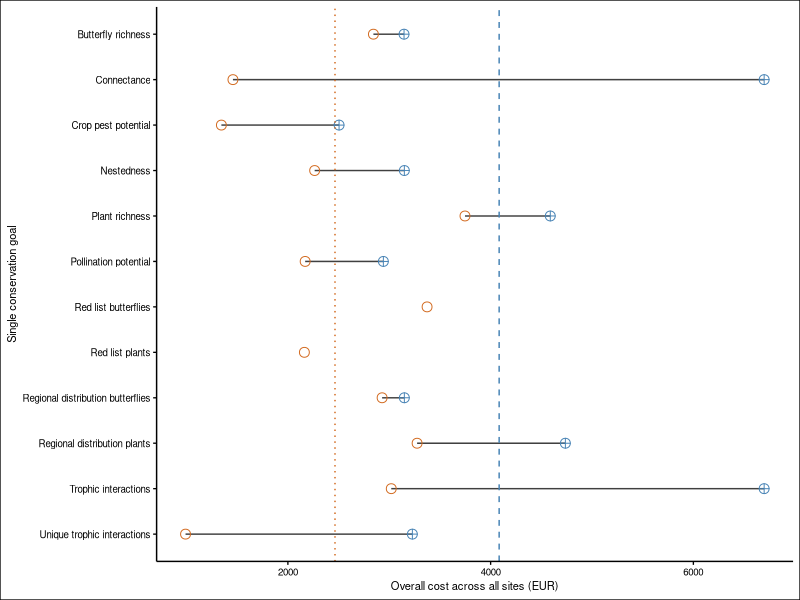
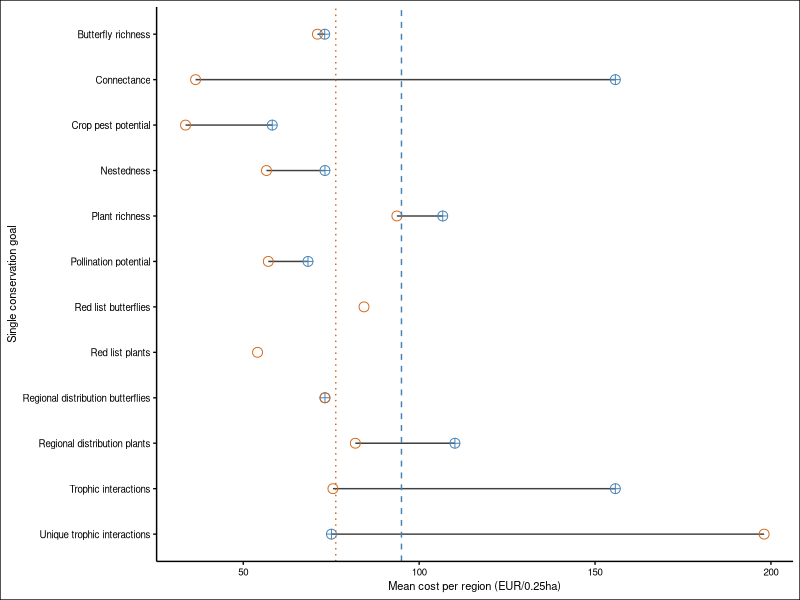
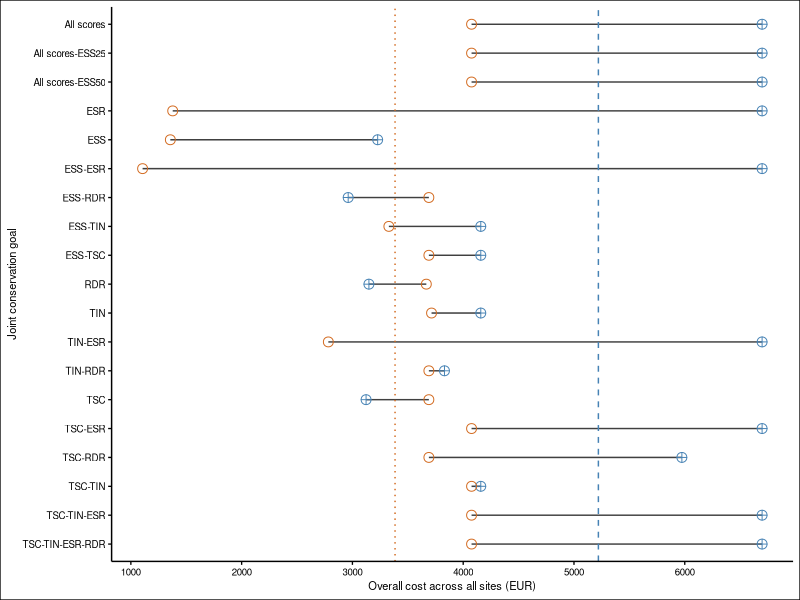
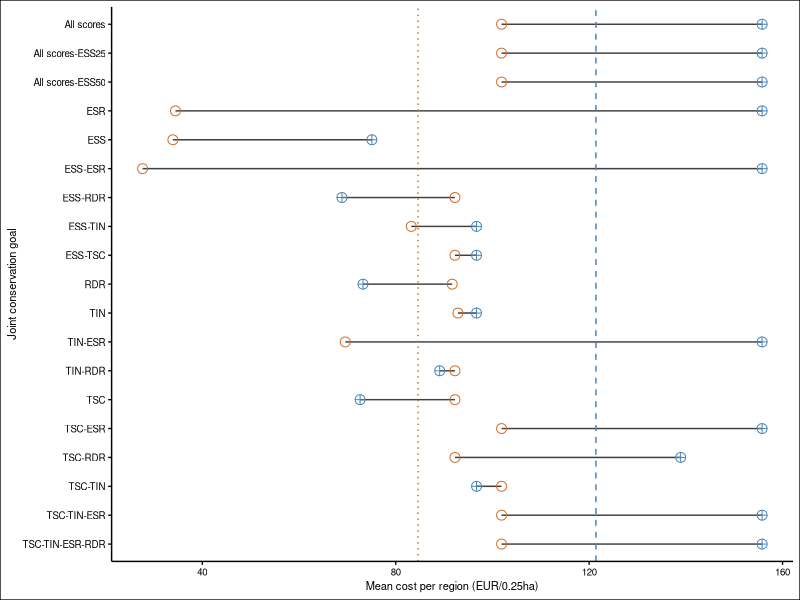
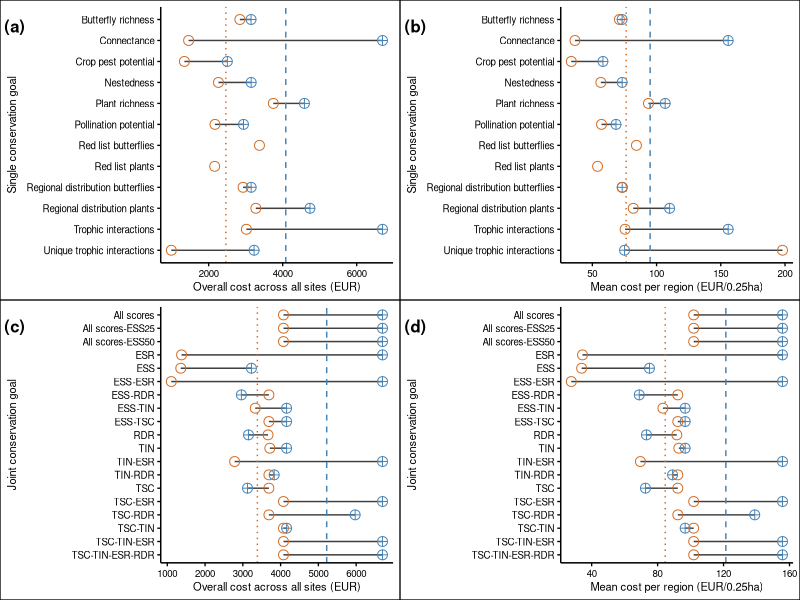
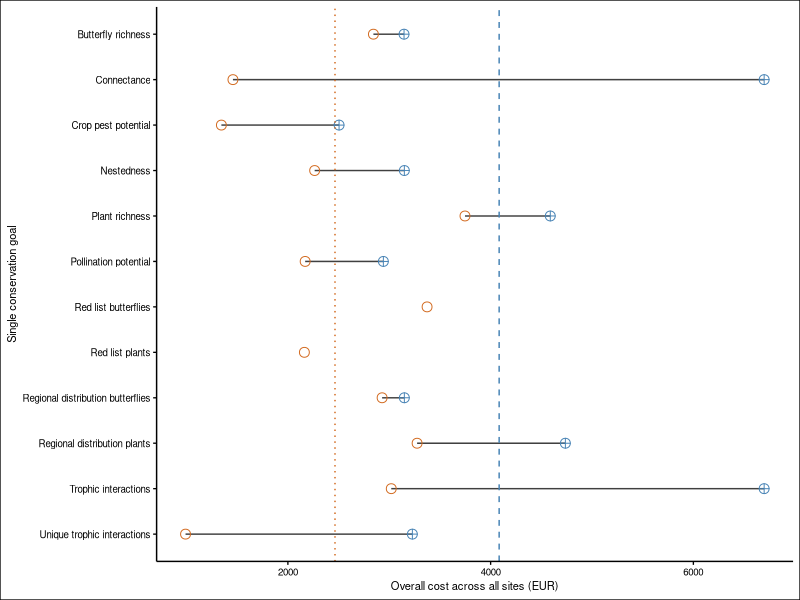
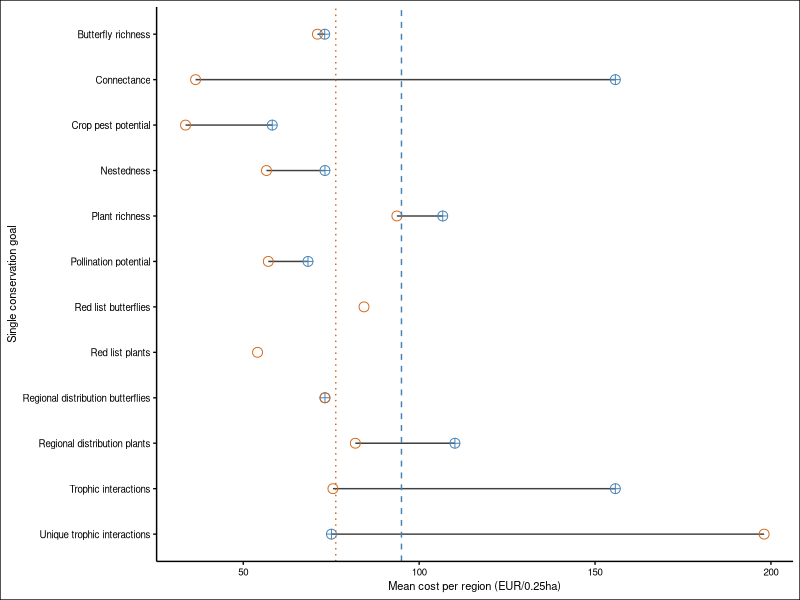
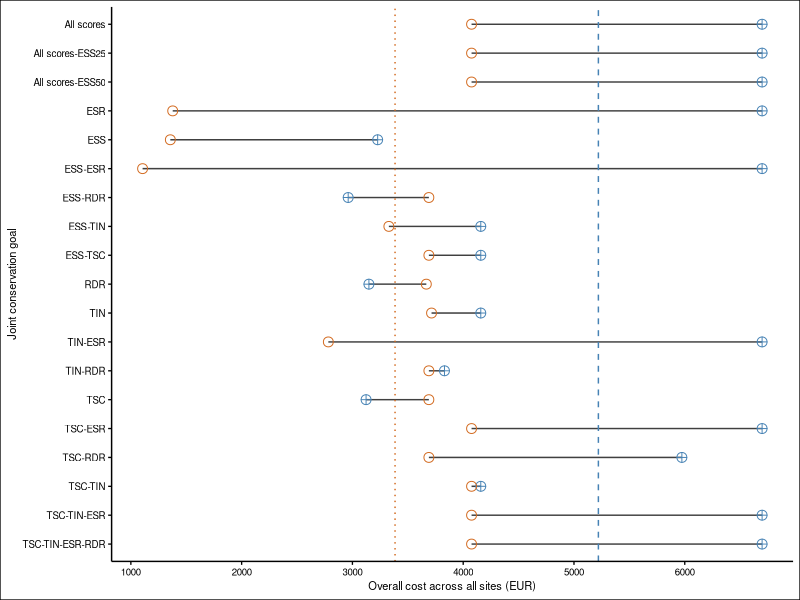

Here is the R script that generated these plots, in order:
#' ----
#' title: script to prepare Fig. A11 with costs of both regions
#' author: Esteban Menares
#' date: 09.10.2024
#' ----

#' [NOTE]: indicator = single conservation goal; scenario = joint conservation goal

# 1. Set up  -------------------------------------------------------------

library(tidyverse)
conflicted::conflicts_prefer(dplyr::filter())
library(ggpubr) # for extra ggplot functionalities
library(ggthemes) # extra themes 

## ---- set plotting theme
theme_set(theme_clean(10))
par(family = "Helvetica")

## ---- Read in data

# optimisations

list(
  optis_sch = read_csv("data/processed/single_ecol_sch.csv"),
  optis_scenarios_sch = read_csv("data/processed/joint_ecol_sch.csv"),
  optis_alb = read_csv("data/processed/single_ecol_alb.csv"),
  optis_scenarios_alb = read_csv("data/processed/joint_ecol_alb.csv")
) %>% 
  map(
    ~ .x %>%
      # set col names to lower case and remove _pa of some vars
      rename_with(
        ., ~tolower(str_replace_all(., "_pa$", ""))) %>% 
      # remove the "_pa" ending within the optimisation col
      mutate(
        optimisation = optimisation %>% 
          str_replace_all(., "_pa$", "")
      ) %>% 
      # set names of list elements 
      set_names(
        names(.))) %>% 
  # assign to global environment 
  list2env(., envir = .GlobalEnv)



# Fig. 2A - Indicators - Overall Cost -------------------------------------

# add panel A costs per plots (add SCH in other color). 

# Overall costs (i.e. budgets) per optimisation across all sites

p_figA11_A <-
  optis_alb %>%
  summarise(sum_cost_alb = sum(cost, na.rm = TRUE),
            .by = optimisation) %>% 
  left_join(
    optis_sch %>% 
      summarise(
        sum_cost_sch = sum(cost, na.rm = TRUE),
        .by = optimisation)) %>% 
  mutate(
    optimisation =
      optimisation %>%
      str_to_sentence() %>%
      str_replace("N_crop_pests", "Crop pest potential") %>%
      str_replace("N_red_list_plant", "Red list plants") %>%
      str_replace("Sum_crops", "Pollination potential") %>%
      str_replace("Z_score_nest", "Nestedness") %>%
      str_replace("N_lepi", "Butterfly richness") %>%
      str_replace("Av_reg_dist_lepi", "Regional distribution butterflies") %>%
      str_replace("Sum_troph_int", "Trophic interactions") %>%
      str_replace("Av_reg_dist_plant", "Regional distribution plants") %>%
      str_replace("N_red_list_lepi", "Red list butterflies") %>%
      str_replace("N_plant", "Plant richness") %>%
      str_replace("N_unique_int", "Unique trophic interactions")
  ) %>%
  # Reorder based on the appearance order in the dataset then reverse for coord_flip()
  arrange(optimisation) %>%
  mutate(optimisation = fct_rev(fct_inorder(optimisation))) %>%
  ggplot() +
  geom_segment(aes(x = optimisation, xend = optimisation, 
                   y = sum_cost_sch, yend = sum_cost_alb), 
               color = "grey25") +
  geom_point(aes(x = optimisation, y = sum_cost_sch), 
             size = 3, shape = 10, color = "steelblue") +
  geom_point(aes(x = optimisation, y = sum_cost_alb), 
             size = 3, shape = 1, color = "chocolate") +
  geom_hline(data = optis_sch %>%
               summarise(sum_cost_sch = sum(cost, na.rm = TRUE),
                         .by = optimisation),
             aes(yintercept = mean(sum_cost_sch, na.rm = TRUE)),
             color = "steelblue", linetype = "dashed") +
  geom_hline(data = optis_alb %>%
               summarise(sum_cost_alb = sum(cost, na.rm = TRUE),
                         .by = optimisation),
             aes(yintercept = mean(sum_cost_alb, na.rm = TRUE)),
             color = "chocolate", linetype = "dotted") +
  coord_flip() +
  labs(x = "Single conservation goal", 
       y = "Overall cost across all sites (EUR)")  +
  theme(plot.title.position = "plot",
        panel.grid.major.y = element_blank())
p_figA11_A

# save plot 

ggsave(
  filename = "figA11A_cost_per_opti_across_all_sites.pdf",
  plot = last_plot(),
  path = "output/plots/economic_modelling/",
  dpi = "retina",
  height = 3.5,
  width = 3.5,
  units = "in",
  bg = "white",
  colormodel = "cmyk"
) 

# Fig. 2B - Indicators - Mean Cost per region --------------------------------

# ADD panel B: cost per region, divide per number of plots. Add SCH with other color.

p_figA11_B <-
  optis_alb %>%
  summarise(sum_cost_alb = sum(cost, na.rm = TRUE)/
              n(),
            .by = optimisation) %>% 
  left_join(
    optis_sch %>% 
      summarise(
        sum_cost_sch = sum(cost, na.rm = TRUE)/
          n(),
        .by = optimisation)) %>% 
  mutate(
    optimisation =
      optimisation %>%
      str_to_sentence() %>%
      str_replace("N_crop_pests", "Crop pest potential") %>%
      str_replace("N_red_list_plant", "Red list plants") %>%
      str_replace("Sum_crops", "Pollination potential") %>%
      str_replace("Z_score_nest", "Nestedness") %>%
      str_replace("N_lepi", "Butterfly richness") %>%
      str_replace("Av_reg_dist_lepi", "Regional distribution butterflies") %>%
      str_replace("Sum_troph_int", "Trophic interactions") %>%
      str_replace("Av_reg_dist_plant", "Regional distribution plants") %>%
      str_replace("N_red_list_lepi", "Red list butterflies") %>%
      str_replace("N_plant", "Plant richness") %>%
      str_replace("N_unique_int", "Unique trophic interactions")
  ) %>%
  # Reorder based on the appearance order in the dataset then reverse for coord_flip()
  arrange(optimisation) %>%
  mutate(optimisation = fct_rev(fct_inorder(optimisation))) %>%
  ggplot() +
  geom_segment(aes(x = optimisation, xend = optimisation, 
                   y = sum_cost_sch, yend = sum_cost_alb), 
               color = "grey25") +
  geom_point(aes(x = optimisation, y = sum_cost_sch), 
             size = 3, shape = 10, color = "steelblue") +
  geom_point(aes(x = optimisation, y = sum_cost_alb), 
             size = 3, shape = 1, color = "chocolate") +
  geom_hline(data = optis_sch %>%
               summarise(sum_cost_sch = sum(cost, na.rm = TRUE)/
                           n(),
                         .by = optimisation),
             aes(yintercept = mean(sum_cost_sch, na.rm = TRUE)),
             color = "steelblue", linetype = "dashed") +
  geom_hline(data = optis_alb %>%
               summarise(sum_cost_alb = sum(cost, na.rm = TRUE)/
                           n(),
                         .by = optimisation),
             aes(yintercept = mean(sum_cost_alb, na.rm = TRUE)),
             color = "chocolate", linetype = "dotted") +
coord_flip() +
  labs(x = "Single conservation goal", 
       y = "Mean cost per region (EUR/0.25ha)")  +
  theme(plot.title.position = "plot",
        panel.grid.major.y = element_blank())
p_figA11_B

# save plot 

ggsave(
  filename = "figA11B_mean_cost_per_opti_per_region.pdf",
  plot = last_plot(),
  path = "output/plots/economic_modelling/",
  dpi = "retina",
  height = 3.5,
  width = 3.5,
  units = "in",
  bg = "white",
  colormodel = "cmyk"
) 

# Fig. 2C - Scenarios - Overall Cost  ---------------------------------------

p_figA11_C <-
  optis_scenarios_alb %>%
  summarise(sum_cost_alb = sum(cost, na.rm = TRUE),
            .by = optimisation) %>% 
  left_join(
    optis_scenarios_sch %>% 
      summarise(
        sum_cost_sch = sum(cost, na.rm = TRUE),
        .by = optimisation)) %>% 
  mutate(
    optimisation =
      optimisation %>%
      str_replace_all("_", "-") %>% 
      str_replace_all("all-scores", "All scores") %>% 
      str_replace_all("low-crop-production", "Low crop production") %>% 
      str_replace_all("medium-crop-production", "Medium crop production")
  ) %>%
  # Reorder based on the appearance order in the dataset then reverse for coord_flip()
  arrange(optimisation) %>%
  mutate(optimisation = fct_rev(fct_inorder(optimisation))) %>%
  ggplot() +
  geom_segment(aes(x = optimisation, xend = optimisation, 
                   y = sum_cost_sch, yend = sum_cost_alb), 
               color = "grey25") +
  geom_point(aes(x = optimisation, y = sum_cost_sch), 
             size = 3, shape = 10, color = "steelblue") +
  geom_point(aes(x = optimisation, y = sum_cost_alb), 
             size = 3, shape = 1, color = "chocolate") +
  geom_hline(data = optis_scenarios_sch %>%
               summarise(sum_cost_sch = sum(cost, na.rm = TRUE),
                         .by = optimisation),
             aes(yintercept = mean(sum_cost_sch, na.rm = TRUE)),
             color = "steelblue", linetype = "dashed") +
  geom_hline(data = optis_scenarios_alb %>%
               summarise(sum_cost_alb = sum(cost, na.rm = TRUE),
                         .by = optimisation),
             aes(yintercept = mean(sum_cost_alb, na.rm = TRUE)),
             color = "chocolate", linetype = "dotted") +
  coord_flip() +
  labs(x = "Joint conservation goal", 
       y = "Overall cost across all sites (EUR)")  +
  theme(plot.title.position = "plot",
        panel.grid.major.y = element_blank())
p_figA11_C

# save plot 

ggsave(
  filename = "figA11C_cost_per_scenarios_across_all_sites.pdf",
  plot = last_plot(),
  path = "output/plots/economic_modelling/",
  dpi = "retina",
  height = 4.5,
  width = 3.5,
  units = "in",
  bg = "white",
  colormodel = "cmyk"
) 

# Fig. 2D - Scenarios - Mean Cost per region --------------------------------

p_figA11_D <-
  optis_scenarios_alb %>%
  summarise(sum_cost_alb = sum(cost, na.rm = TRUE)/
              n(),
            .by = optimisation) %>% 
  left_join(
    optis_scenarios_sch %>% 
      summarise(
        sum_cost_sch = sum(cost, na.rm = TRUE)/
          n(),
        .by = optimisation)) %>% 
  mutate(
    optimisation =
      optimisation %>%
      str_replace_all("_", "-") %>% 
      str_replace_all("all-scores", "All scores") %>% 
      str_replace_all("low-crop-production", "Low crop production") %>% 
      str_replace_all("medium-crop-production", "Medium crop production")
  ) %>%
  # Reorder based on the appearance order in the dataset then reverse for coord_flip()
  arrange(optimisation) %>%
  mutate(optimisation = fct_rev(fct_inorder(optimisation))) %>%
  ggplot() +
  geom_segment(aes(x = optimisation, xend = optimisation, 
                   y = sum_cost_sch, yend = sum_cost_alb), 
               color = "grey25") +
  geom_point(aes(x = optimisation, y = sum_cost_sch), 
             size = 3, shape = 10, color = "steelblue") +
  geom_point(aes(x = optimisation, y = sum_cost_alb), 
             size = 3, shape = 1, color = "chocolate") +
  geom_hline(data = optis_scenarios_sch %>%
               summarise(sum_cost_sch = sum(cost, na.rm = TRUE)/
                           n(),
                         .by = optimisation),
             aes(yintercept = mean(sum_cost_sch, na.rm = TRUE)),
             color = "steelblue", linetype = "dashed") +
  geom_hline(data = optis_scenarios_alb %>%
               summarise(sum_cost_alb = sum(cost, na.rm = TRUE)/
                           n(),
                         .by = optimisation),
             aes(yintercept = mean(sum_cost_alb, na.rm = TRUE)),
             color = "chocolate", linetype = "dotted") +
  coord_flip() +
  labs(x = "Joint conservation goal", 
       y = "Mean cost per region (EUR/0.25ha)")  +
  theme(plot.title.position = "plot",
        panel.grid.major.y = element_blank())
p_figA11_D

# save plot 

ggsave(
  filename = "figA11D_mean_cost_per_scenario_per_region.pdf",
  plot = last_plot(),
  path = "output/plots/economic_modelling/",
  dpi = "retina",
  height = 4.5,
  width = 3.5,
  units = "in",
  bg = "white",
  colormodel = "cmyk"
) 


# PLOT ALL TOGETHER

ggpubr::ggarrange(
  p_figA11_A,
  p_figA11_B,
  p_figA11_C,
  p_figA11_D,
  labels = c("(a)", "(b)", "(c)", "(d)"),
  font.label = list(size = 12),
  align = "hv",
  hjust = -0.2,
  vjust = 2.5,
  ncol = 2,
  nrow = 2
)

ggsave(
  filename = "figA11.pdf",
  plot = last_plot(),
  path = "output/plots/economic_modelling/",
  dpi = "retina",
  height = 8,
  width = 7.5,
  units = "in",
  bg = "white",
  colormodel = "cmyk"
) 

# END of Script 
